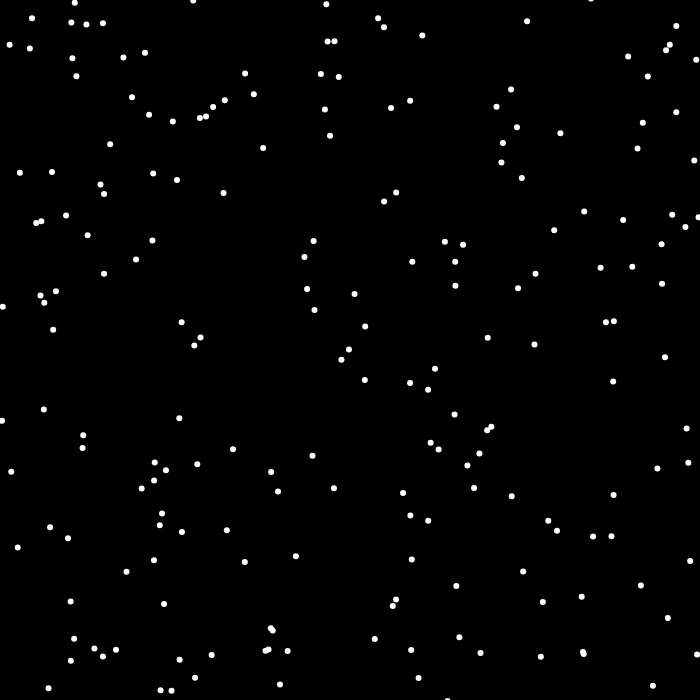
Frame 1 (no input)
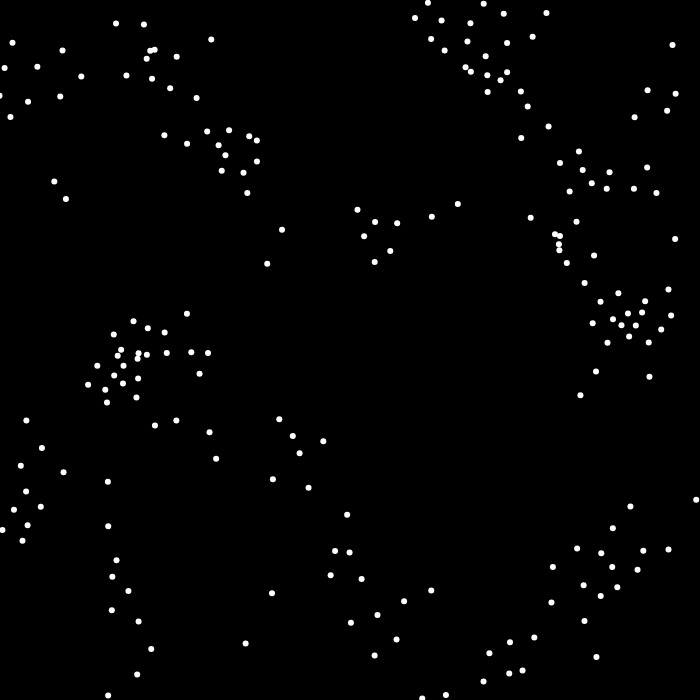
Frame 60 (no input)
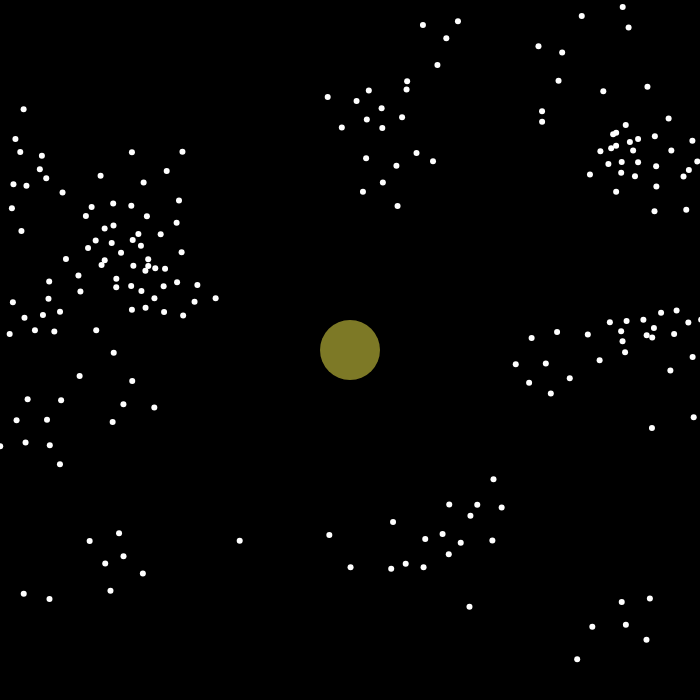
Frame 120 (the mouse pressed at the canvas centre since frame 60)

The p5.js sketch that drew these frames (run headless with seeded random() and noise() and a simulated clock; from frame 60 on, the mouse is pressed at the canvas centre):

// p5.js sketch
// ── sketch.js
let flock = [];
let obs = [];

let aSlider, cSlider, sSlider;

function setup() {
  createCanvas(700, 700);
  alignSlider = createSlider(0, 2, 1.5, 0.1);
  cohesSlider = createSlider(0, 2, 1, 0.1);
  separSlider = createSlider(0, 2, 2, 0.1);
  avoidSlider = createSlider(0, 2, 2, 0.1);

  for (let i = 0; i < 200; i++) {
    flock.push(new Boid());
  }
}
  
function draw() {
  background(0);

  for (let ob of obs) {
    ob.show();
  }

  for (let boid of flock) {
    boid.edges();
    boid.behaviour(flock, obs);
    boid.update();
    boid.show();
  }
}

function mousePressed() {
  if (mouseX > 0 && mouseX < width && mouseY > 0 && mouseY < height) {
    let o = new Obstacle(mouseX, mouseY);
    obs.push(o);
  } else {
    obs = [];
    flock = [];
    for (let i = 0; i < 200; i++) {
      flock.push(new Boid());
    }
  }
}
// ── boid.js
class Boid {
    constructor() {
        this.minVelRange = 2;
        this.maxVelRange = 4;

        this.pos        = createVector(random(width), random(height));

        this.vel        = p5.Vector.random2D();
        this.vel.setMag(random(this.minVelRange, this.maxVelRange))

        this.acc        = createVector(0, 0);
        
        this.maxAcc   = 0.2;
        this.maxVel = 5;
        
        this.alignRad   = 25;
        this.cohesRad   = 50;
        this.separRad   = 25;
        this.avoidRad   = 60;

        this.maxRad = max(this.alignRad, this.cohesRad, this.separRad, 
                            this.avoidRad, this.surviRad);

        this.dead = false;
    }

    edges() {
        if (this.pos.x > width) {
            this.pos.x = 0;
        } else if (this.pos.x < 0) {
            this.pos.x = width;
        }
        if (this.pos.y > height) {
            this.pos.y = 0;
        } else if (this.pos.y < 0) {
            this.pos.y = height;
        }
    }

    update() {
        this.pos.add(this.vel);
        this.vel.add(this.acc);
        this.vel.limit(this.maxVel);
        this.acc.mult(0);
    }
    
    show() {
        if (this.dead) return;
        strokeWeight(6);
        stroke(255);
        let pointX = this.pos.x;
        let pointY = this.pos.y;
        point(this.pos.x, this.pos.y);
        // triangle()
    }

    align(boids) {
        let delta = createVector();
        let total = 0;
        for (let other of boids) {
            let d = dist(this.pos.x, this.pos.y, 
                other.pos.x, other.pos.y);
            if (other != this && d < this.alignRad) {
                delta.add(other.vel)
                total++;
            }
        }

        if (total > 0) {
            delta.div(total);
            delta.setMag(this.maxVel);
            delta.sub(this.vel);
            delta.limit(this.maxAcc);
        }

        return delta;
    }

    cohesion(boids) {
        let delta = createVector();
        let total = 0;
        for (let other of boids) {
            let d = dist(this.pos.x, this.pos.y, 
                other.pos.x, other.pos.y);
            if (other != this && d < this.cohesRad) {
                delta.add(other.pos)
                total++;
            }
        }

        if (total > 0) {
            delta.div(total);
            delta.sub(this.pos);
            delta.setMag(this.maxVel);
            delta.sub(this.vel);
            delta.limit(this.maxAcc);
        }
        return delta;
    }

    separation(boids) {
        let delta = createVector();
        let total = 0;
        for (let other of boids) {
            let d = dist(this.pos.x, this.pos.y, 
                other.pos.x, other.pos.y);
            if (other != this && d < this.alignRad) {
                let sep = p5.Vector.sub(this.pos, other.pos);
                sep.div(d*d);
                delta.add(sep);
                total++;
            }
        }

        if (total > 0) {
            delta.div(total);
            delta.setMag(this.maxVel);
            delta.sub(this.vel);
            delta.limit(this.maxAcc);
        }
        return delta;
    }

    avoidance(obs) {
        let delta = createVector();
        let total = 0;

        for (let ob of obs) {
            let d = dist(this.pos.x, this.pos.y, 
                ob.pos.x, ob.pos.y);
            if (d  - ob.rad < this.avoidRad) {
                if (d - ob.rad < -20) {
                    this.dead = true;
                    return delta;
                }
                let sep = p5.Vector.sub(this.pos, ob.pos);
                sep.div(d*d);
                delta.add(sep);
                total++;
            }
        }

        if (total > 0) {
            delta.div(total);
            delta.setMag(this.maxVel);
            delta.sub(this.vel);
            delta.limit(this.maxAcc);
        }
        return delta;
    }

    behaviour(boids, obs) {
        let align = this.align(boids);
        let cohes = this.cohesion(boids);
        let separ = this.separation(boids);
        let avoid = this.avoidance(obs);

        align.mult(alignSlider.value());
        cohes.mult(cohesSlider.value());
        separ.mult(separSlider.value());
        avoid.mult(avoidSlider.value());

        this.acc.add(align);
        this.acc.add(cohes);
        this.acc.add(separ);
        this.acc.add(avoid);
    }
}
// ── obstacle.js
class Obstacle {
    constructor(x, y) {
        this.pos = createVector(x, y);
        this.col = color(random(0,255), random(0,255), random(0,255));
        this.rad = 60; 
    }

    show() {
        noStroke(255);
        fill(this.col);
        ellipse(this.pos.x, this.pos.y, this.rad, this.rad);
    }
}
